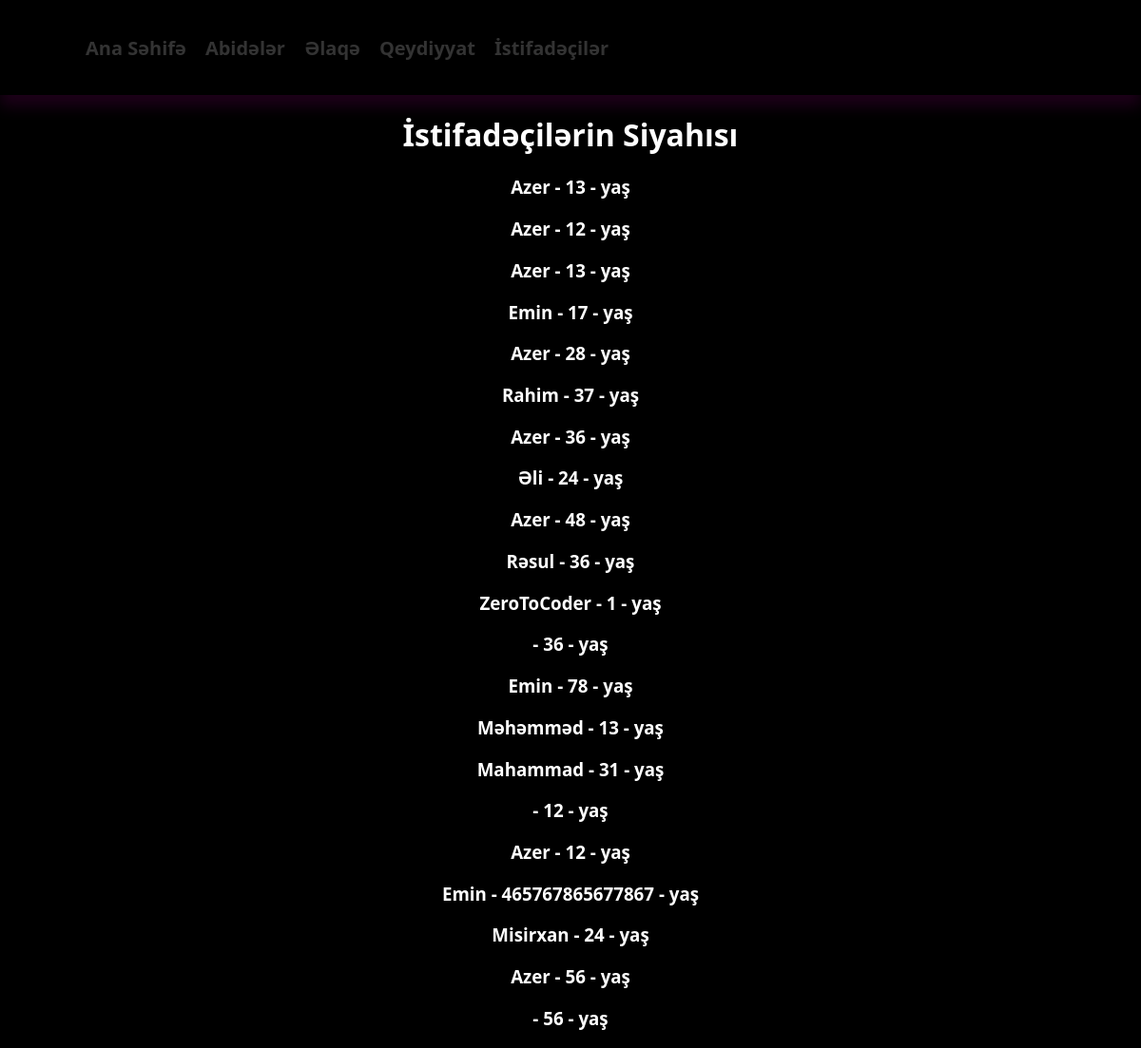
The app's page /siyahi with its own data.
### app.py (models this page shows)
class Telebe(db.Model):
   id = db.Column(db.Integer, primary_key=True)
   ad = db.Column(db.String(100), nullable=False)
   yas = db.Column(db.Integer, nullable=False)

### app.py (the view)
@app.route("/siyahi")
def siyahi():
   telebeler = Telebe.query.all()
   return render_template("siyahi.html", telebeler=telebeler)

### templates/siyahi.html
{% extends 'base.html' %}
{% block content %}
<center>
<class class="siyahi">
<w>
<h1>İstifadəçilərin Siyahısı</h1>
{% for telebe in telebeler %}
<h3>{{ telebe.ad }} - {{ telebe.yas }} - {{ telebe.email }} yaş</h3>
{% endfor %}
</w>
</class>
</center>
{% endblock %}

### templates/base.html (shortened to what this page needs)
<!DOCTYPE html>
<html lang="az">
<head>
    <link rel="stylesheet" href="{{ url_for('static', filename='css/style.css') }}">
</head>
<body>
    <nav>
        <ul>
            <li><a href="{{ url_for('index') }}">Ana Səhifə</a></li>
            <li><a href="{{ url_for('abideler') }}">Abidələr</a></li>
            <li><a href="{{ url_for('contact') }}">Əlaqə</a></li>
            <li><a href="{{ url_for('telebe_form') }}">Qeydiyyat</a></li>
            <li><a href="{{ url_for('siyahi') }}">İstifadəçilər</a></li>
        </ul>
    </nav>
    {% block content %}{% endblock %}
</body>
</html>

### static/css/style.css (style rules this page uses)
body { font-family: system-ui, -apple-system, BlinkMacSystemFont, 'Segoe UI', Roboto, Oxygen, Ubuntu, Cantarell, 'Open Sans', 'Helvetica Neue', sans-serif; margin: 0px; padding: 0px; background: #000000; }
nav { display: flex; justify-content: space-between; align-items: center; background: #000000; padding: 10px 50px; height: 80px; box-shadow: 0 12px 15px rgba(73, 0, 63, 0.397); }
nav ul { list-style: none; display: flex; gap: 20px; font-size: 20px; }
nav a { text-decoration: none; color: #333; font-weight: bold; }
h1 { margin-top: 20px; }
w { color: white; }
.siyahi { width: 100px; height: auto; border-radius: 15px; }

### records on screen
Telebe: ad "Azer", yas "13"
Telebe: ad "Azer", yas "12"
Telebe: ad "Azer", yas "13"
Telebe: ad "Emin", yas "17"
Telebe: ad "Azer", yas "28"
Telebe: ad "Rahim", yas "37"
Telebe: ad "Azer", yas "36"
Telebe: ad "Əli", yas "24"
Telebe: ad "Azer", yas "48"
Telebe: ad "Rəsul", yas "36"
Telebe: ad "ZeroToCoder", yas "1"
Telebe: yas "36"
Telebe: ad "Emin", yas "78"
Telebe: ad "Məhəmməd", yas "13"
Telebe: ad "Mahammad", yas "31"
Telebe: yas "12"
Telebe: ad "Azer", yas "12"
Telebe: ad "Emin", yas "465767865677867"
Telebe: ad "Misirxan", yas "24"
Telebe: ad "Azer", yas "56"
Telebe: yas "56"
